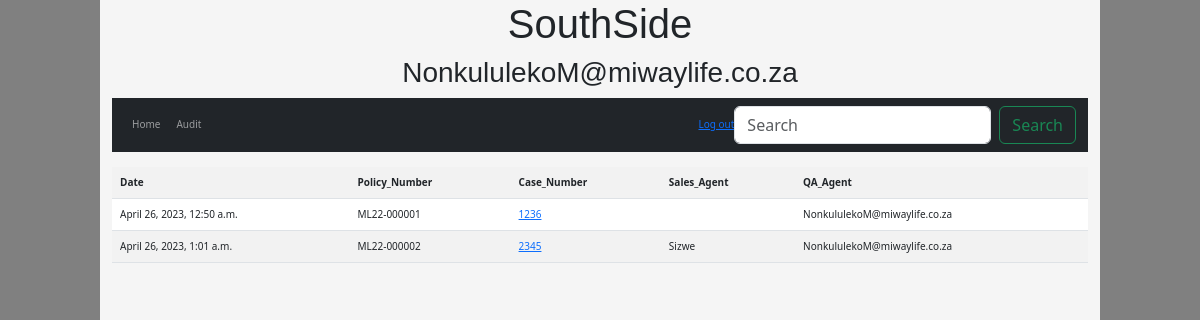
Page /TheUser/ (signed in) on the committed database.
### southsideapp/models.py (models this page shows, shortened)
class QAAudit(models.Model):
    AuditDate = models.DateTimeField(auto_now_add=True)
    QA_Audit = models.ForeignKey(User, null=False, on_delete=models.CASCADE)
    CaseNumber = models.IntegerField(null=False, )
    PolicyNumber = models.CharField(max_length=12,null=False ,)
    AVS = models.CharField(choices=AVS_Outcome,null=False , max_length=5)
    debit_date = models.CharField(choices=date_of_debit,null=False ,max_length=20)
    start_date = models.CharField(choices=date_of_start,null=False ,max_length=20)
    sales_date = models.CharField(max_length=30, null=False )
    Caller_id = models.CharField(max_length=50, null=False )
    Cover_amount = models.CharField(max_length=13, null=False )
    Premium = models.CharField(max_length=10, null=False )
    Duration = models.CharField(max_length=6, null=False, default=0)
    QA_Outcome = models.CharField(choices=The_QA_Outcome,null=False ,max_length=20)
    QAC_Correction = models.CharField(choices=The_QAC_Correction, max_length=5, null=False ,)
    KPA = models.CharField(choices=KPA_Outcome, max_length=50, null=False)
    KPA_1 = models.CharField(choices=KPA_Outcome, max_length=50, null=True)
    KPA_2 = models.CharField(choices=KPA_Outcome, max_length=50, null=True)
    KPA_3 = models.CharField(choices=KPA_Outcome, max_length=50, null=True)
    Comment = models.TextField(max_length=200, null=False)
    Sales_agent = models.CharField(max_length=50, null=False)

### southsideapp/views.py (the view)
# urls.py: path('TheUser/', views.TheUser, name='TheUser'),
@login_required(login_url='LoginPage')
def TheUser(request):
    Agents_work = request.user
    work = QAAudit.objects.filter(QA_Audit=Agents_work)
    return render(request, 'TheUser.html',
                  {'work':work})

### templates/TheUser.html (shortened to what this page needs)
{% extends 'Layout.html' %}
{% block content %}
<nav>
    {% include 'nav_qa_agent.html' %}
  </nav>
<br>
<table class="table table-striped">
    <tr>
        <th>
            Date
        </th>
        <th>
            Policy_Number
        </th>
        <th>
            Case_Number
        </th>
        <th>
            Sales_Agent
        </th>
        <th>
            QA_Agent
        </th>
    </tr>
    {% for QA_Agent_Audits in work %}
    <tr>
        <td>
            {{QA_Agent_Audits.AuditDate}}
        </td>
        <td>
            {{QA_Agent_Audits.PolicyNumber}}
        </td>
        <td>
            <a href="{% url 'QA_Audit_details' QA_Agent_Audits.id  %}">
                {{QA_Agent_Audits.CaseNumber}}<br>
            </a>
        </td>
        <td>
            {{QA_Agent_Audits.Sales_agent}}
        </td>
        <td>
            {{QA_Agent_Audits.QA_Audit}}
        </td>
    </tr>
    {% endfor %}
</table>
{% endblock %}

### templates/Layout.html (shortened to what this page needs)
{% load static %}
<!doctype html>
<html lang="en">
  <head>
    <link href="https://cdn.jsdelivr.net/npm/bootstrap@5.3.0-alpha3/dist/css/bootstrap.min.css" rel="stylesheet">
  </head>
  <body>
    <div class="container">
      <div class="Header">
        <h1>
          SouthSide
      </h1>
      <span>
        <h3>
          {{request.user}}
        </h3>
      </span>
      </div>
      <div class="main_content">
        {% block content %}
        {% endblock %}
      </div>
    </div>
  </body>
</html>

### templates/Layout.html (style rules this page uses)
body { background-color: grey; }
.Header { font-family: Arial, Helvetica, sans-serif; text-align: center; }
.container { background-color: whitesmoke; width: 1000px; height: 1600px; }
.main_content { font-size:10px ; }

### rows in the picture
QAAudit: AuditDate "April 26, 2023, 12:50 a.m.", PolicyNumber "ML22-000001", CaseNumber "1236", QA_Audit "NonkululekoM@miwaylife.co.za"
QAAudit: AuditDate "April 26, 2023, 1:01 a.m.", PolicyNumber "ML22-000002", CaseNumber "2345", Sales_agent "Sizwe", QA_Audit "NonkululekoM@miwaylife.co.za"

### other values in the picture
{{ request.user }} "NonkululekoM@miwaylife.co.za"
